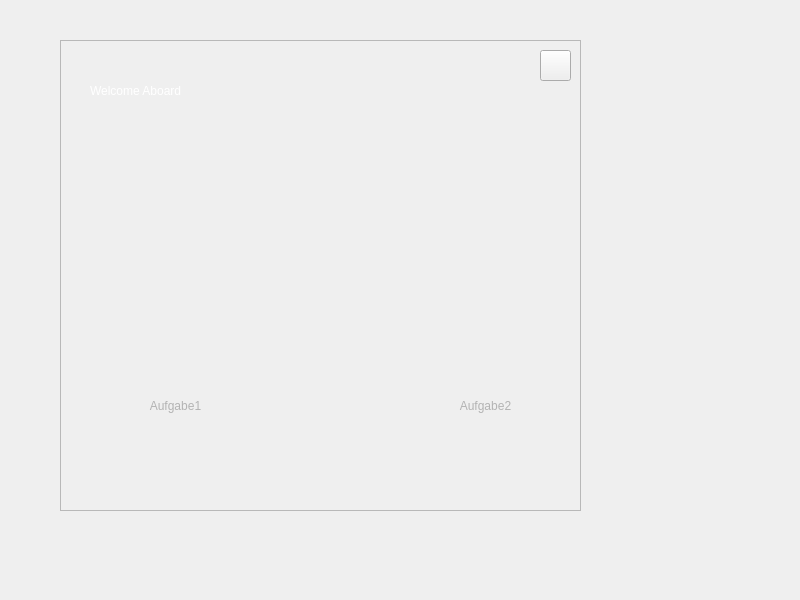
<?xml version="1.0" encoding="UTF-8"?>
<ui version="4.0">
 <class>MainWindow</class>
 <widget class="QMainWindow" name="MainWindow">
  <property name="geometry">
   <rect>
    <x>0</x>
    <y>0</y>
    <width>800</width>
    <height>600</height>
   </rect>
  </property>
  <property name="windowTitle">
   <string>MainWindow</string>
  </property>
  <widget class="QWidget" name="centralwidget">
   <widget class="QFrame" name="main_frame">
    <property name="geometry">
     <rect>
      <x>60</x>
      <y>40</y>
      <width>521</width>
      <height>471</height>
     </rect>
    </property>
    <property name="minimumSize">
     <size>
      <width>521</width>
      <height>431</height>
     </size>
    </property>
    <property name="styleSheet">
     <string notr="true">#main_frame{
border-image: url(:/icons/Morphing Rovers/Qt2Unity/icons/celestial.jpg);}
</string>
    </property>
    <property name="frameShape">
     <enum>QFrame::StyledPanel</enum>
    </property>
    <property name="frameShadow">
     <enum>QFrame::Raised</enum>
    </property>
    <widget class="QPushButton" name="Aufgabe2_btn">
     <property name="geometry">
      <rect>
       <x>370</x>
       <y>340</y>
       <width>111</width>
       <height>51</height>
      </rect>
     </property>
     <property name="styleSheet">
      <string notr="true">#Aufgabe2_btn{
	font: italic 14pt &quot;Cascadia Mono&quot;;
    border:none;
    color: rgb(179, 179, 179);
}
#Aufgabe2_btn:pressed{
    padding-top:5px;
	padding-left:5px;
}
</string>
     </property>
     <property name="text">
      <string>Aufgabe2</string>
     </property>
    </widget>
    <widget class="QLabel" name="label">
     <property name="geometry">
      <rect>
       <x>30</x>
       <y>20</y>
       <width>231</width>
       <height>61</height>
      </rect>
     </property>
     <property name="styleSheet">
      <string notr="true">color: rgb(255, 255, 255);
font: 20pt &quot;Agency FB&quot;;
font: italic 12pt &quot;Californian FB&quot;;
font: 18pt &quot;Californian FB&quot;;</string>
     </property>
     <property name="text">
      <string>Welcome Aboard</string>
     </property>
    </widget>
    <widget class="QPushButton" name="close_btn">
     <property name="geometry">
      <rect>
       <x>480</x>
       <y>10</y>
       <width>31</width>
       <height>31</height>
      </rect>
     </property>
     <property name="styleSheet">
      <string notr="true">#close_btn{
	border-image: url(:/icons/Morphing Rovers/Qt2Unity/icons/close.webp);
}
#close_btn:hover{
	padding-bottom:5px;
}</string>
     </property>
     <property name="text">
      <string/>
     </property>
    </widget>
    <widget class="QPushButton" name="Aufgabe1_btn">
     <property name="geometry">
      <rect>
       <x>60</x>
       <y>340</y>
       <width>111</width>
       <height>51</height>
      </rect>
     </property>
     <property name="styleSheet">
      <string notr="true">#Aufgabe1_btn{
	font: italic 14pt &quot;Cascadia Mono&quot;;
    border:none;
    color: rgb(179, 179, 179);
}
#Aufgabe1_btn:pressed{
    padding-top:5px;
	padding-left:5px;
}
</string>
     </property>
     <property name="text">
      <string>Aufgabe1</string>
     </property>
    </widget>
   </widget>
  </widget>
 </widget>
 <resources>
  <include location="../../res.qrc"/>
 </resources>
 <connections>
  <connection>
   <sender>close_btn</sender>
   <signal>clicked()</signal>
   <receiver>MainWindow</receiver>
   <slot>close()</slot>
   <hints>
    <hint type="sourcelabel">
     <x>470</x>
     <y>37</y>
    </hint>
    <hint type="destinationlabel">
     <x>514</x>
     <y>62</y>
    </hint>
   </hints>
  </connection>
 </connections>
</ui>
